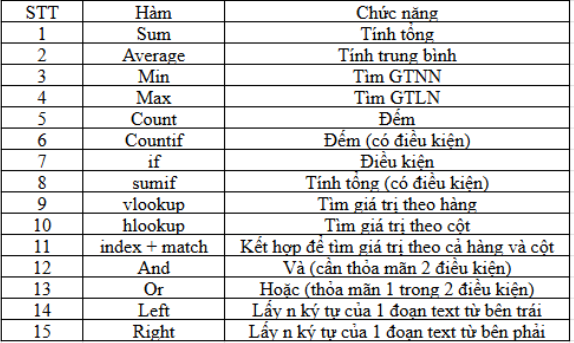
#> input picture image test/9.png, 574 x 343 px, found by its file name
$ jupyter execute --allow-errors predict.ipynb
#> lines starting #> are read from the running program, lines starting #| are printed output that depends on the picture
# Importing

[cell 1]
import os
os.environ["KMP_DUPLICATE_LIB_OK"]="TRUE"
import cv2
import numpy as np
import easyocr
from paddleocr import PaddleOCR
import matplotlib.pyplot as plt
import pandas as pd
from concurrent.futures import ThreadPoolExecutor, as_completed
import os

# TOOL

[cell 2]
class Processing:
    def __init__(self, num_threads=4, gpu = False):
        self.reader = easyocr.Reader(['vi'], verbose=False, gpu= gpu)
        self.paddle_reader = PaddleOCR(lang='en', show_log=False,use_gpu = gpu)
        self.num_threads = num_threads

    # [43 lines left out: function find_rects_texts, not called in this run]

    def check_line(self, box1, box2):
        return abs((box1[1] + box1[3]) // 2 - (box2[1] + box2[3]) // 2) < 10

    # [91 lines left out: functions rects_texts_ncollum_processed, find_box_cols, find_text_each_row, process_single_image, processing, not called in this run]

#> (a cell that did not finish here is left out)

[cell 4]
path = r'image test\3.jpg'
#> (the rest of this cell did not finish here and is left out)

[cell 5]
import os

img_dir = 'test'
#> (the rest of this cell did not finish here and is left out)

#> (a cell that did not finish here is left out)

[cell 7]
# path = r'test.png'
class Processing:
    def __init__(self):
        self.reader = easyocr.Reader(['vi'], verbose=False)

    # [209 lines left out: functions find_rects_texts, check_line, rects_texts_ncollum_processed, find_text_each_row, find_box_cols, processing, not called in this run]

#> (a cell that did not finish here is left out)

[cell 9]
path = r'G:\vietnamese-ocr\test\9.png'

#> (a cell that did not finish here is left out)

#> (a cell that did not finish here is left out)

[cell 12]
import cv2
import numpy as np
import matplotlib.pyplot as plt

# Đọc ảnh gốc
image = cv2.imread(path)
#> image is the input picture: shape (343, 574, 3); mean B, G, R 221.9, 221.9, 221.9

# Resize nếu cần (tùy ảnh lớn nhỏ)
image = cv2.resize(image, (0, 0), fx=1.0, fy=1.0)

# Chuyển sang grayscale
gray = cv2.cvtColor(image, cv2.COLOR_BGR2GRAY)
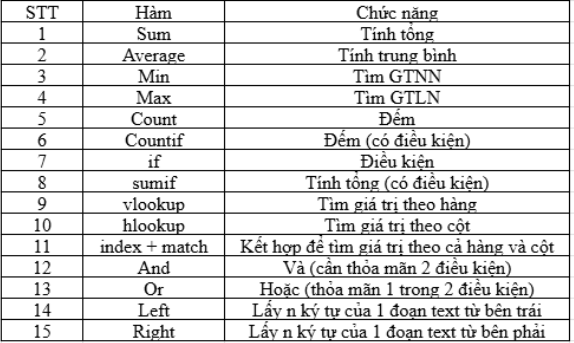
#> gray: shape (343, 574); min 0, max 255, mean 221.9

# Làm mờ nhẹ để giảm nhiễu
blurred = cv2.GaussianBlur(gray, (3, 3), 0)
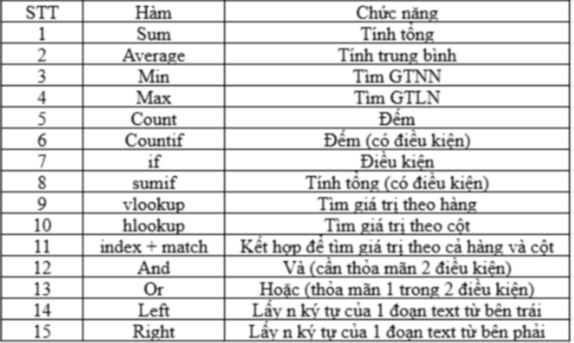
#> blurred: shape (343, 574); min 32, max 255, mean 222

# Loại bỏ nhiễu nhỏ
kernel = np.ones((1, 1), np.uint8)
processed = cv2.morphologyEx(blurred, cv2.MORPH_CLOSE, kernel)

# ===== Hiển thị ảnh gốc và ảnh đã xử lý bằng matplotlib =====
plt.figure(figsize=(12, 6))

plt.subplot(1, 2, 1)
plt.imshow(cv2.cvtColor(image, cv2.COLOR_BGR2RGB))  # Đổi BGR sang RGB để hiển thị đúng màu
plt.title('Ảnh gốc')
plt.axis('off')

plt.subplot(1, 2, 2)
plt.imshow(processed, cmap='gray')
plt.title('Ảnh sau tiền xử lý')
plt.axis('off')

plt.tight_layout()
plt.show()
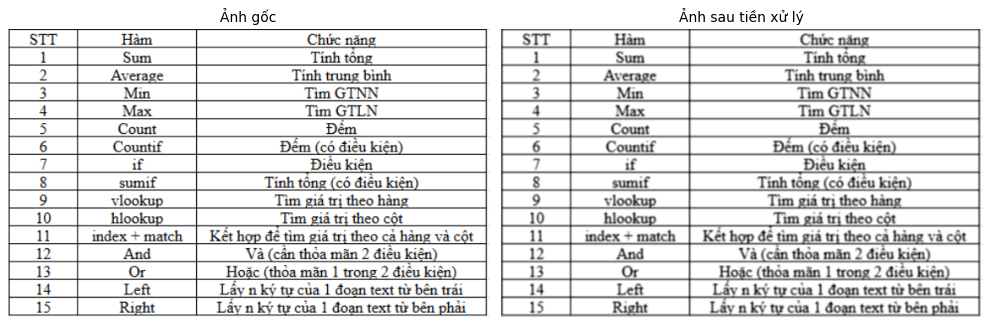
#> figure drawn by matplotlib, 2 panels
